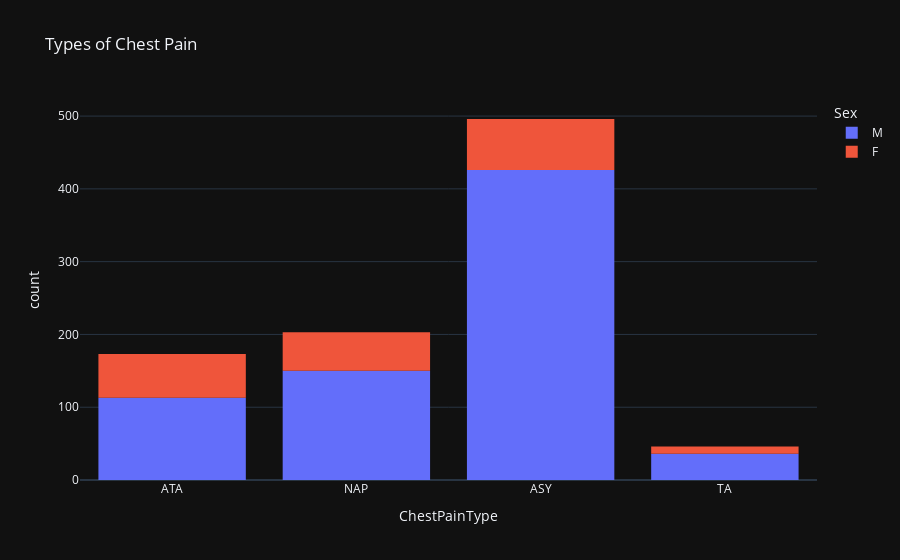

Write notebook code for a chart like this one.
### Code cell
fig=px.histogram(df,
                 x="ChestPainType",
                 color="Sex",
                 hover_data=df.columns,
                 title="Types of Chest Pain"
                )
fig.show()

### Figure 1 — Plotly figure (JSON) as saved in the notebook; plotly's stock layout.template omitted (floating-point values rounded to 4 significant figures; data arrays with more than 128 entries replaced by an {"elided": "..."} marker saying what was removed)
{"data": [{"bingroup": "x", "hovertemplate": "Sex=M<br>ChestPainType=%{x}<br>count=%{y}<extra></extra>", "legendgroup": "M", "marker": {"color": "#636efa", "pattern": {"shape": ""}}, "name": "M", "orientation": "v", "showlegend": true, "x": {"elided": "725 str values"}, "xaxis": "x", "yaxis": "y", "type": "histogram"}, {"bingroup": "x", "hovertemplate": "Sex=F<br>ChestPainType=%{x}<br>count=%{y}<extra></extra>", "legendgroup": "F", "marker": {"color": "#EF553B", "pattern": {"shape": ""}}, "name": "F", "orientation": "v", "showlegend": true, "x": {"elided": "193 str values"}, "xaxis": "x", "yaxis": "y", "type": "histogram"}], "layout": {"xaxis": {"anchor": "y", "domain": [0.0, 1.0], "title": {"text": "ChestPainType"}}, "yaxis": {"anchor": "x", "domain": [0.0, 1.0], "title": {"text": "count"}}, "legend": {"title": {"text": "Sex"}, "tracegroupgap": 0}, "title": {"text": "Types of Chest Pain"}, "barmode": "relative"}}
